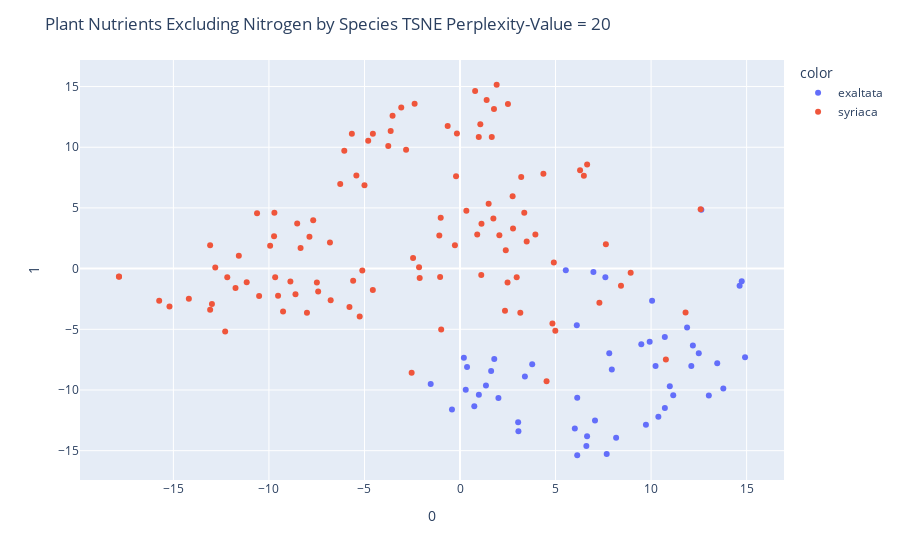

The code cell stored with this chart in its notebook:
### Markdown cell above
### Plant Nutrients Excluding Nitrogen via Dropping Column

### Code cell
X = subdf[nutrients].drop(['N_percent_dm'], axis = 1)

perplexity_value = 20 # Change this to your desired perplexity

tsne = TSNE(n_components=2, perplexity=perplexity_value, random_state=42)
tsne_transformed = tsne.fit_transform(X)


fig = px.scatter(tsne_transformed, x=0, y=1, color=subdf['species'])
fig.update_layout(title = 'Plant Nutrients Excluding Nitrogen by Species TSNE Perplexity-Value = ' + str(perplexity_value))
fig.show()
